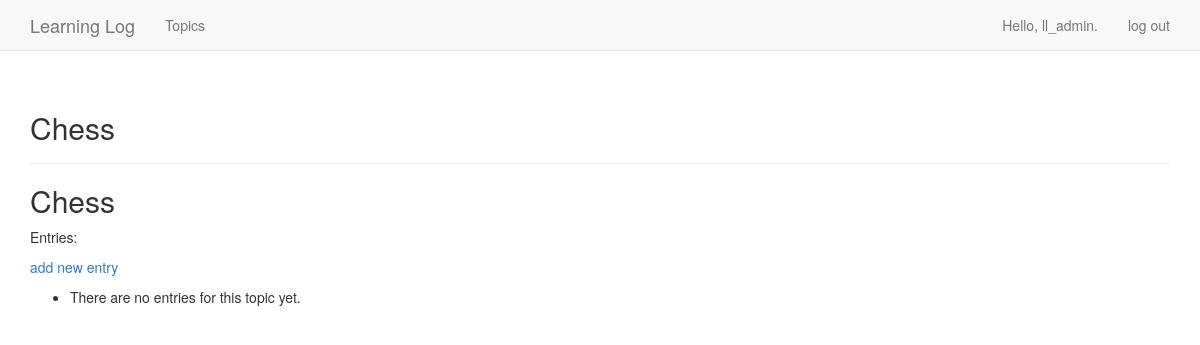
Before: /topics/1/ (signed in) with the older database file.
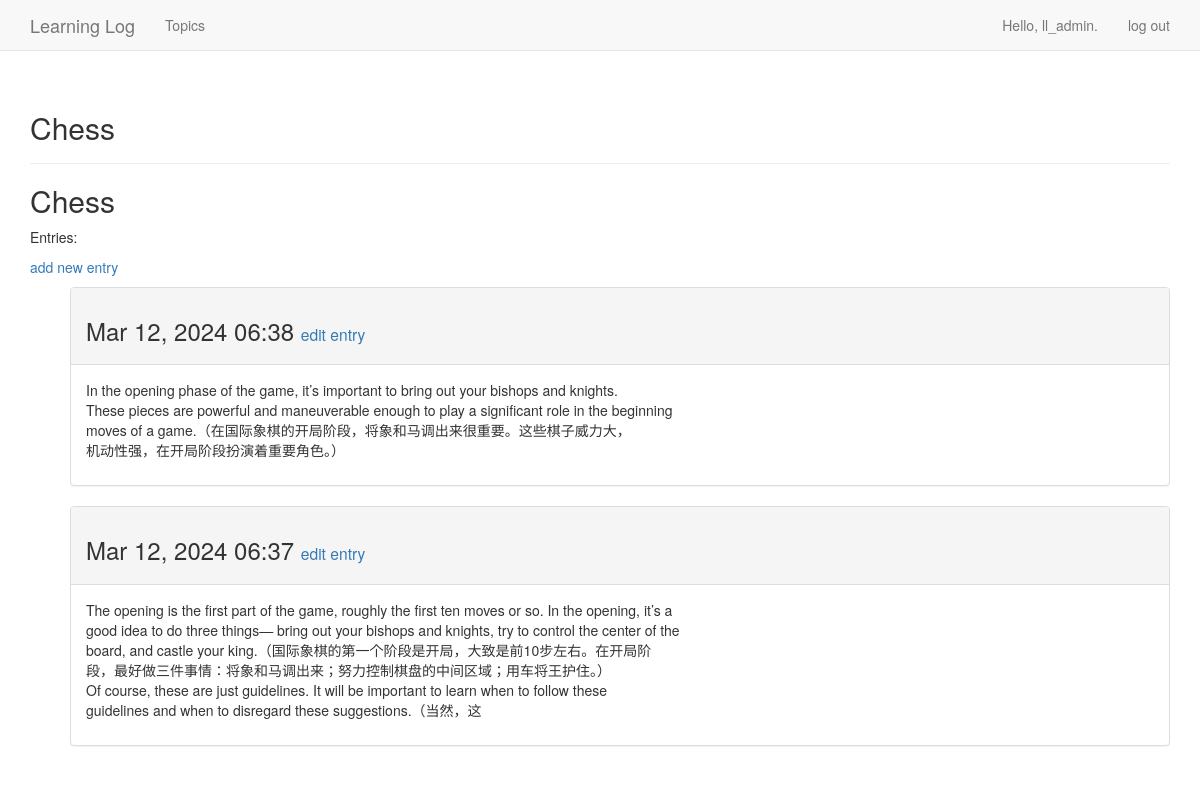
After: the same page with the newer database file.
### learning_logs/models.py (models this page shows, shortened)
class Topic(models.Model):
    text = models.CharField(max_length=200)
    date_added = models.DateTimeField(auto_now_add=True)
    owner = models.ForeignKey(User, on_delete=models.CASCADE)
    def __str__(self):
        return self.text

class Entry(models.Model):
    topic = models.ForeignKey(Topic, on_delete=models.CASCADE)
    text = models.TextField()
    date_added = models.DateTimeField(auto_now_add=True)
    class Meta:
        verbose_name_plural = 'entries'

### learning_logs/views.py (the view)
# urls.py: path('topics/<int:topic_id>/', views.topic, name="topic"),
@login_required
def topic(request, topic_id):
    topic = Topic.objects.get(id=topic_id)
    if topic.owner != request.user:
        raise Http404
    entries = topic.entry_set.order_by('-date_added')
    context = {'topic': topic, 'entries': entries}
    return render(request, 'learning_logs/topic.html', context)

### learning_logs/templates/learning_logs/topic.html
{% extends 'learning_logs/base.html' %}
{% block content %}
{% block header %}
<h2>{{ topic }}</h2>
{% endblock header %}
<p>Entries:</p>
<p>
    <a href="{% url 'learning_logs:new_entry' topic.id %}">add new entry</a>
</p>
<ul>
    {% for entry in entries %}
    <div class="panel panel-default">
        <div class="panel-heading">
            <h3>
                {{ entry.date_added|date:'M d, Y H:i' }}
                <small>
                    <a href="{% url 'learning_logs:edit_entry' entry.id %}">
                        edit entry</a>
                </small>
            </h3>
        </div>
        <div class="panel-body">
            {{ entry.text|linebreaks }}
        </div>
    </div>
    {% empty %}
    <li>
        There are no entries for this topic yet.
    </li>
    {% endfor %}
</ul>
{% endblock content %}

### learning_logs/templates/learning_logs/base.html (shortened to what this page needs)
{% load bootstrap3 %}
<!DOCTYPE html>
<html lang="en">
<head>
 {% bootstrap_css %}
</head>
<body>
<nav class="navbar navbar-default navbar-static-top">
 <div class="container">
  <div class="navbar-header">
   <a class="navbar-brand" href="{% url 'learning_logs:index' %}">
    Learning Log</a>
  </div>
  <div id="navbar" class="navbar-collapse collapse">
   <ul class="nav navbar-nav">
    <li><a href="{% url 'learning_logs:topics' %}">Topics</a></li>
   </ul>
   <ul class="nav navbar-nav navbar-right">
    {% if user.is_authenticated %}
    <li><a>Hello, {{ user.username }}.</a></li>
    <li><a href="{% url 'users:logout' %}">log out</a></li>
    {% else %}
    <li><a href="{% url 'users:register' %}">register</a></li>
    <li><a href="{% url 'users:login' %}">log in</a></li>
    {% endif %}
   </ul>
  </div>
 </div>
</nav>
<div class="container">
 <div class="page-header">
  {% block header %}{% endblock header %}
 </div>
 <div>
  {% block content %}{% endblock content %}
 </div>
</div>
</body>
</html>

Changed rows visible on the page:
added Entry: date_added "Mar 12, 2024 06:38", text "In the opening phase of the game, it’s important to bring out your bishops and knights. These pieces are powerful and maneuverable enough to play a significant role in the beginning moves of a game.（在国际象棋的开局阶段，将象和马调出来很重要。这些棋子威力大， 机动性强，在开局阶段扮演着重要角色。）"
added Entry: date_added "Mar 12, 2024 06:37", text "The opening is the first part of the game, roughly the first ten moves or so. In the opening, it’s a good idea to do three things— bring out your bishops and knights, try to control the center of the board, and castle your king.（国际象棋的第一个阶段是开局，大致是前10步左右。在开局阶 段，最好做三件事情：将象和马调出来；努力控制棋盘的中间区域；用车将王护住。） Of course, these are just guidelines. It will be important to learn when to follow these guidelines and when to disregard these suggestions.（当然，这"
Other visible differences:
text no longer shown: "There are no entries for this topic yet."
